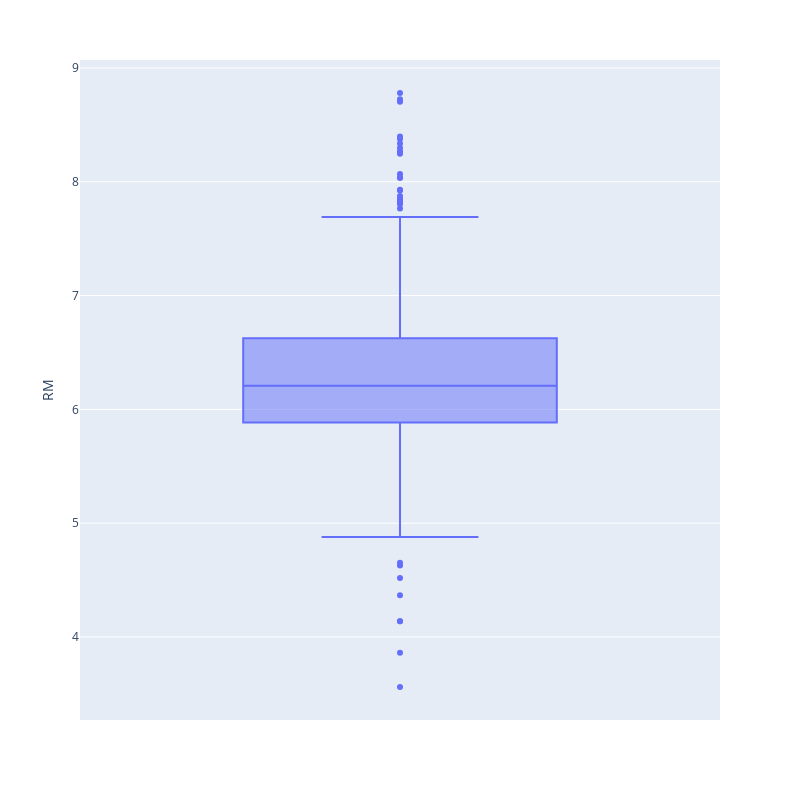

The notebook cell this image was saved under:
### Code cell
fig = px.box(df, y='RM')
fig.update_layout(width=800, height=800)
fig.show()

### Figure 1 — Plotly figure (JSON) as saved in the notebook; plotly's stock layout.template omitted (floating-point values rounded to 4 significant figures; data arrays with more than 128 entries replaced by an {"elided": "..."} marker saying what was removed)
{"data": [{"alignmentgroup": "True", "hovertemplate": "RM=%{y}<extra></extra>", "legendgroup": "", "marker": {"color": "#636efa"}, "name": "", "notched": false, "offsetgroup": "", "orientation": "v", "showlegend": false, "type": "box", "x0": " ", "xaxis": "x", "y": {"elided": "506 float values"}, "y0": " ", "yaxis": "y"}], "layout": {"boxmode": "group", "height": 800, "legend": {"tracegroupgap": 0}, "margin": {"t": 60}, "width": 800, "xaxis": {"anchor": "y", "autorange": true, "domain": [0, 1], "range": [-0.5, 0.5], "type": "category"}, "yaxis": {"anchor": "x", "autorange": true, "domain": [0, 1], "range": [3.271, 9.07], "title": {"text": "RM"}, "type": "linear"}}}
